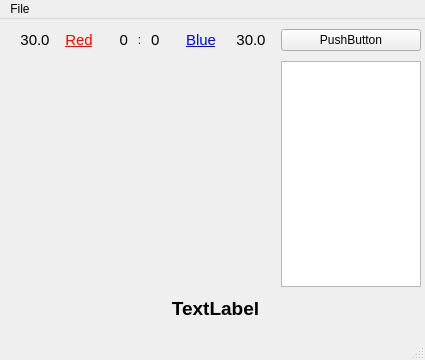
<?xml version="1.0" encoding="UTF-8"?>
<ui version="4.0">
 <class>Window</class>
 <widget class="QMainWindow" name="Window">
  <property name="geometry">
   <rect>
    <x>0</x>
    <y>0</y>
    <width>425</width>
    <height>360</height>
   </rect>
  </property>
  <property name="minimumSize">
   <size>
    <width>420</width>
    <height>360</height>
   </size>
  </property>
  <property name="windowTitle">
   <string>MMPBoard</string>
  </property>
  <property name="windowIcon">
   <iconset resource="../res.qrc">
    <normaloff>:/res/app.png</normaloff>:/res/app.png</iconset>
  </property>
  <property name="iconSize">
   <size>
    <width>32</width>
    <height>32</height>
   </size>
  </property>
  <widget class="QWidget" name="centralwidget">
   <widget class="QWidget" name="layoutWidget">
    <property name="geometry">
     <rect>
      <x>0</x>
      <y>0</y>
      <width>431</width>
      <height>311</height>
     </rect>
    </property>
    <layout class="QGridLayout" name="mainLayout">
     <property name="sizeConstraint">
      <enum>QLayout::SetDefaultConstraint</enum>
     </property>
     <property name="margin">
      <number>10</number>
     </property>
     <property name="spacing">
      <number>10</number>
     </property>
     <item row="1" column="1">
      <widget class="QPushButton" name="controlButton">
       <property name="sizePolicy">
        <sizepolicy hsizetype="Fixed" vsizetype="Fixed">
         <horstretch>0</horstretch>
         <verstretch>0</verstretch>
        </sizepolicy>
       </property>
       <property name="minimumSize">
        <size>
         <width>140</width>
         <height>0</height>
        </size>
       </property>
       <property name="baseSize">
        <size>
         <width>140</width>
         <height>0</height>
        </size>
       </property>
       <property name="text">
        <string>PushButton</string>
       </property>
      </widget>
     </item>
     <item row="3" column="0" colspan="2">
      <widget class="QLabel" name="resultExtension">
       <property name="sizePolicy">
        <sizepolicy hsizetype="Expanding" vsizetype="Fixed">
         <horstretch>0</horstretch>
         <verstretch>0</verstretch>
        </sizepolicy>
       </property>
       <property name="minimumSize">
        <size>
         <width>150</width>
         <height>0</height>
        </size>
       </property>
       <property name="font">
        <font>
         <pointsize>14</pointsize>
         <weight>75</weight>
         <bold>true</bold>
        </font>
       </property>
       <property name="text">
        <string>TextLabel</string>
       </property>
       <property name="alignment">
        <set>Qt::AlignCenter</set>
       </property>
      </widget>
     </item>
     <item row="1" column="0">
      <layout class="QHBoxLayout" name="scoreLayout">
       <item>
        <spacer name="horizontalSpacer">
         <property name="orientation">
          <enum>Qt::Horizontal</enum>
         </property>
         <property name="sizeHint" stdset="0">
          <size>
           <width>40</width>
           <height>20</height>
          </size>
         </property>
        </spacer>
       </item>
       <item>
        <widget class="QLabel" name="leftA">
         <property name="sizePolicy">
          <sizepolicy hsizetype="Fixed" vsizetype="Fixed">
           <horstretch>0</horstretch>
           <verstretch>0</verstretch>
          </sizepolicy>
         </property>
         <property name="minimumSize">
          <size>
           <width>50</width>
           <height>0</height>
          </size>
         </property>
         <property name="maximumSize">
          <size>
           <width>50</width>
           <height>16777215</height>
          </size>
         </property>
         <property name="font">
          <font>
           <pointsize>11</pointsize>
          </font>
         </property>
         <property name="text">
          <string>30.0</string>
         </property>
         <property name="alignment">
          <set>Qt::AlignCenter</set>
         </property>
        </widget>
       </item>
       <item>
        <widget class="QLabel" name="captA">
         <property name="font">
          <font>
           <pointsize>11</pointsize>
          </font>
         </property>
         <property name="text">
          <string>&lt;a href=Red&gt;&lt;font color=#ff0000&gt;Red&lt;/font&gt;&lt;/a&gt;</string>
         </property>
         <property name="textFormat">
          <enum>Qt::RichText</enum>
         </property>
         <property name="alignment">
          <set>Qt::AlignCenter</set>
         </property>
        </widget>
       </item>
       <item>
        <widget class="QLabel" name="scoreA">
         <property name="sizePolicy">
          <sizepolicy hsizetype="Fixed" vsizetype="Fixed">
           <horstretch>0</horstretch>
           <verstretch>0</verstretch>
          </sizepolicy>
         </property>
         <property name="minimumSize">
          <size>
           <width>25</width>
           <height>0</height>
          </size>
         </property>
         <property name="maximumSize">
          <size>
           <width>25</width>
           <height>16777215</height>
          </size>
         </property>
         <property name="font">
          <font>
           <pointsize>11</pointsize>
          </font>
         </property>
         <property name="text">
          <string>0</string>
         </property>
         <property name="alignment">
          <set>Qt::AlignRight|Qt::AlignTrailing|Qt::AlignVCenter</set>
         </property>
        </widget>
       </item>
       <item>
        <widget class="QLabel" name="delimeter">
         <property name="maximumSize">
          <size>
           <width>3</width>
           <height>16777215</height>
          </size>
         </property>
         <property name="text">
          <string>:</string>
         </property>
         <property name="alignment">
          <set>Qt::AlignCenter</set>
         </property>
        </widget>
       </item>
       <item>
        <widget class="QLabel" name="scoreB">
         <property name="sizePolicy">
          <sizepolicy hsizetype="Fixed" vsizetype="Fixed">
           <horstretch>0</horstretch>
           <verstretch>0</verstretch>
          </sizepolicy>
         </property>
         <property name="minimumSize">
          <size>
           <width>25</width>
           <height>0</height>
          </size>
         </property>
         <property name="maximumSize">
          <size>
           <width>25</width>
           <height>16777215</height>
          </size>
         </property>
         <property name="font">
          <font>
           <pointsize>11</pointsize>
          </font>
         </property>
         <property name="text">
          <string>0</string>
         </property>
        </widget>
       </item>
       <item>
        <widget class="QLabel" name="captB">
         <property name="font">
          <font>
           <pointsize>11</pointsize>
          </font>
         </property>
         <property name="text">
          <string>&lt;a href=Blue&gt;&lt;font color=#0000ff&gt;Blue&lt;/font&gt;&lt;/a&gt;</string>
         </property>
         <property name="textFormat">
          <enum>Qt::RichText</enum>
         </property>
         <property name="alignment">
          <set>Qt::AlignCenter</set>
         </property>
        </widget>
       </item>
       <item>
        <widget class="QLabel" name="leftB">
         <property name="sizePolicy">
          <sizepolicy hsizetype="Fixed" vsizetype="Fixed">
           <horstretch>0</horstretch>
           <verstretch>0</verstretch>
          </sizepolicy>
         </property>
         <property name="minimumSize">
          <size>
           <width>50</width>
           <height>0</height>
          </size>
         </property>
         <property name="maximumSize">
          <size>
           <width>50</width>
           <height>16777215</height>
          </size>
         </property>
         <property name="font">
          <font>
           <pointsize>11</pointsize>
          </font>
         </property>
         <property name="text">
          <string>30.0</string>
         </property>
         <property name="alignment">
          <set>Qt::AlignCenter</set>
         </property>
        </widget>
       </item>
       <item>
        <spacer name="horizontalSpacer_2">
         <property name="orientation">
          <enum>Qt::Horizontal</enum>
         </property>
         <property name="sizeHint" stdset="0">
          <size>
           <width>40</width>
           <height>20</height>
          </size>
         </property>
        </spacer>
       </item>
      </layout>
     </item>
     <item row="2" column="1">
      <widget class="QListWidget" name="textLog">
       <property name="sizePolicy">
        <sizepolicy hsizetype="Fixed" vsizetype="Expanding">
         <horstretch>0</horstretch>
         <verstretch>0</verstretch>
        </sizepolicy>
       </property>
       <property name="minimumSize">
        <size>
         <width>140</width>
         <height>0</height>
        </size>
       </property>
       <property name="maximumSize">
        <size>
         <width>140</width>
         <height>16777215</height>
        </size>
       </property>
       <property name="baseSize">
        <size>
         <width>140</width>
         <height>0</height>
        </size>
       </property>
      </widget>
     </item>
     <item row="2" column="0">
      <widget class="QFrame" name="resizingFrame">
       <property name="sizePolicy">
        <sizepolicy hsizetype="Ignored" vsizetype="Ignored">
         <horstretch>0</horstretch>
         <verstretch>0</verstretch>
        </sizepolicy>
       </property>
       <property name="frameShape">
        <enum>QFrame::NoFrame</enum>
       </property>
       <property name="frameShadow">
        <enum>QFrame::Raised</enum>
       </property>
       <property name="lineWidth">
        <number>1</number>
       </property>
       <widget class="QWidget" name="layoutWidget">
        <property name="geometry">
         <rect>
          <x>0</x>
          <y>0</y>
          <width>298</width>
          <height>252</height>
         </rect>
        </property>
        <layout class="QHBoxLayout" name="vertLayout">
         <item>
          <spacer name="horizontalSpacer_4">
           <property name="orientation">
            <enum>Qt::Horizontal</enum>
           </property>
           <property name="sizeHint" stdset="0">
            <size>
             <width>40</width>
             <height>20</height>
            </size>
           </property>
          </spacer>
         </item>
         <item>
          <widget class="QFrame" name="fieldFrame">
           <property name="minimumSize">
            <size>
             <width>250</width>
             <height>250</height>
            </size>
           </property>
           <property name="frameShape">
            <enum>QFrame::NoFrame</enum>
           </property>
           <property name="frameShadow">
            <enum>QFrame::Plain</enum>
           </property>
           <property name="midLineWidth">
            <number>0</number>
           </property>
           <widget class="QWidget" name="layoutWidget">
            <property name="geometry">
             <rect>
              <x>-90</x>
              <y>-20</y>
              <width>291</width>
              <height>194</height>
             </rect>
            </property>
            <layout class="QGridLayout" name="fieldLayout"/>
           </widget>
          </widget>
         </item>
         <item>
          <spacer name="horizontalSpacer_3">
           <property name="orientation">
            <enum>Qt::Horizontal</enum>
           </property>
           <property name="sizeHint" stdset="0">
            <size>
             <width>40</width>
             <height>20</height>
            </size>
           </property>
          </spacer>
         </item>
        </layout>
       </widget>
      </widget>
     </item>
    </layout>
   </widget>
  </widget>
  <widget class="QMenuBar" name="menubar">
   <property name="geometry">
    <rect>
     <x>0</x>
     <y>0</y>
     <width>425</width>
     <height>22</height>
    </rect>
   </property>
   <widget class="QMenu" name="menuFile">
    <property name="title">
     <string>File</string>
    </property>
    <addaction name="actionNew_game"/>
    <addaction name="actionLoad_map"/>
    <addaction name="separator"/>
    <addaction name="actionExit"/>
   </widget>
   <addaction name="menuFile"/>
  </widget>
  <widget class="QStatusBar" name="statusbar"/>
  <action name="actionNew_game">
   <property name="icon">
    <iconset resource="../res.qrc">
     <normaloff>:/res/new.png</normaloff>:/res/new.png</iconset>
   </property>
   <property name="text">
    <string>New game</string>
   </property>
   <property name="shortcut">
    <string>Ctrl+N</string>
   </property>
  </action>
  <action name="actionLoad_map">
   <property name="icon">
    <iconset resource="../res.qrc">
     <normaloff>:/res/load.png</normaloff>:/res/load.png</iconset>
   </property>
   <property name="text">
    <string>Load map</string>
   </property>
   <property name="shortcut">
    <string>Ctrl+O</string>
   </property>
  </action>
  <action name="actionExit">
   <property name="icon">
    <iconset resource="../res.qrc">
     <normaloff>:/res/exit.png</normaloff>:/res/exit.png</iconset>
   </property>
   <property name="text">
    <string>Exit</string>
   </property>
   <property name="shortcut">
    <string>Ctrl+Q</string>
   </property>
  </action>
 </widget>
 <resources>
  <include location="../res.qrc"/>
 </resources>
 <connections>
  <connection>
   <sender>actionExit</sender>
   <signal>activated()</signal>
   <receiver>Window</receiver>
   <slot>close()</slot>
   <hints>
    <hint type="sourcelabel">
     <x>-1</x>
     <y>-1</y>
    </hint>
    <hint type="destinationlabel">
     <x>399</x>
     <y>299</y>
    </hint>
   </hints>
  </connection>
 </connections>
</ui>
